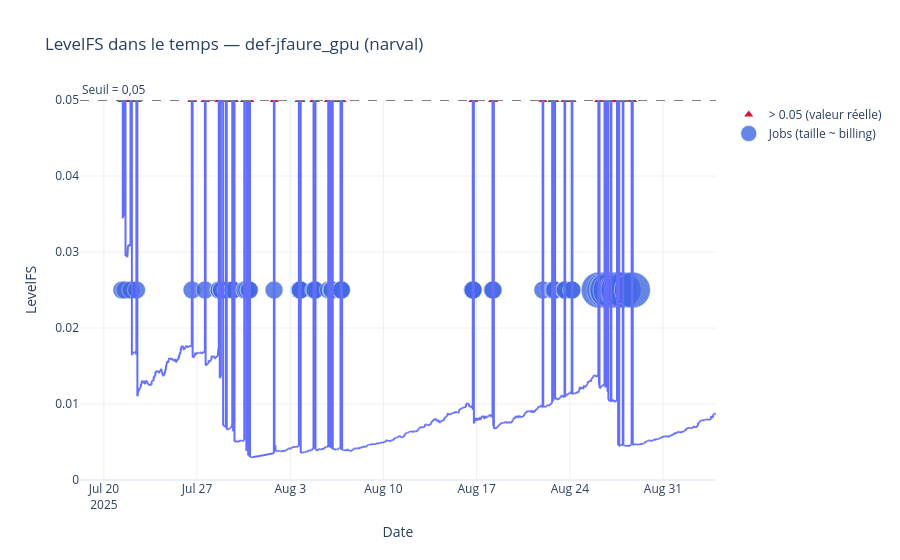

Notebook source saved alongside this figure:
### Markdown cell above
Graphique LevelFS dans le temps avec les tâches qui ont été lancées. La taille des points correspond au montant de billing, c’est‑à‑dire la quantité de ressources demandées par la tâche.

### Code cell
fig = build_levelfs_with_jobs_chart(
    sshare_frame=sshare_frame,
    jobs_frame=jobs_frame,
    account_query=account_query,
    system=system,
    y_max=0.05,              # optionnel
    max_job_marker_px=36,    # optionnel
    show=True                # optionnel
)
